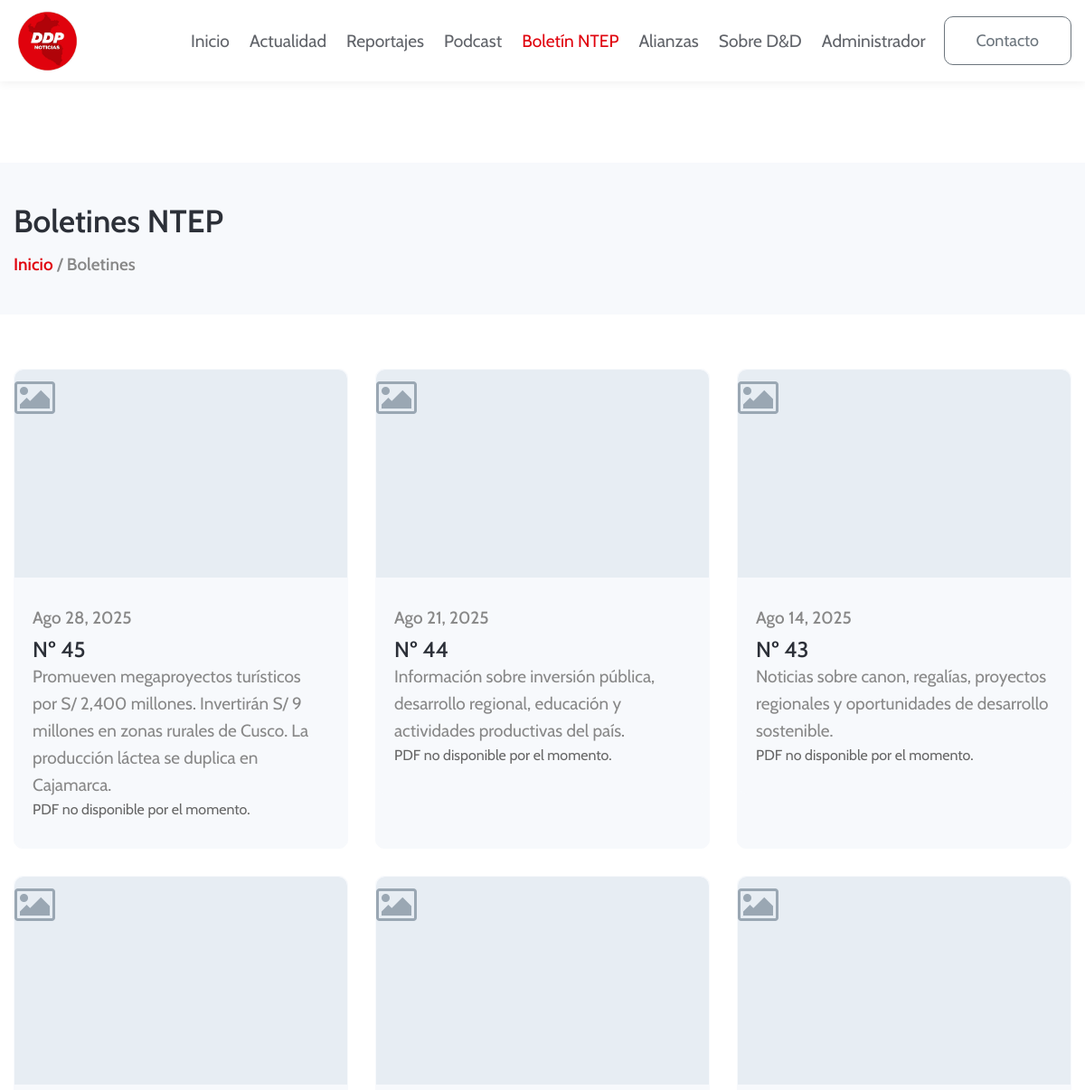
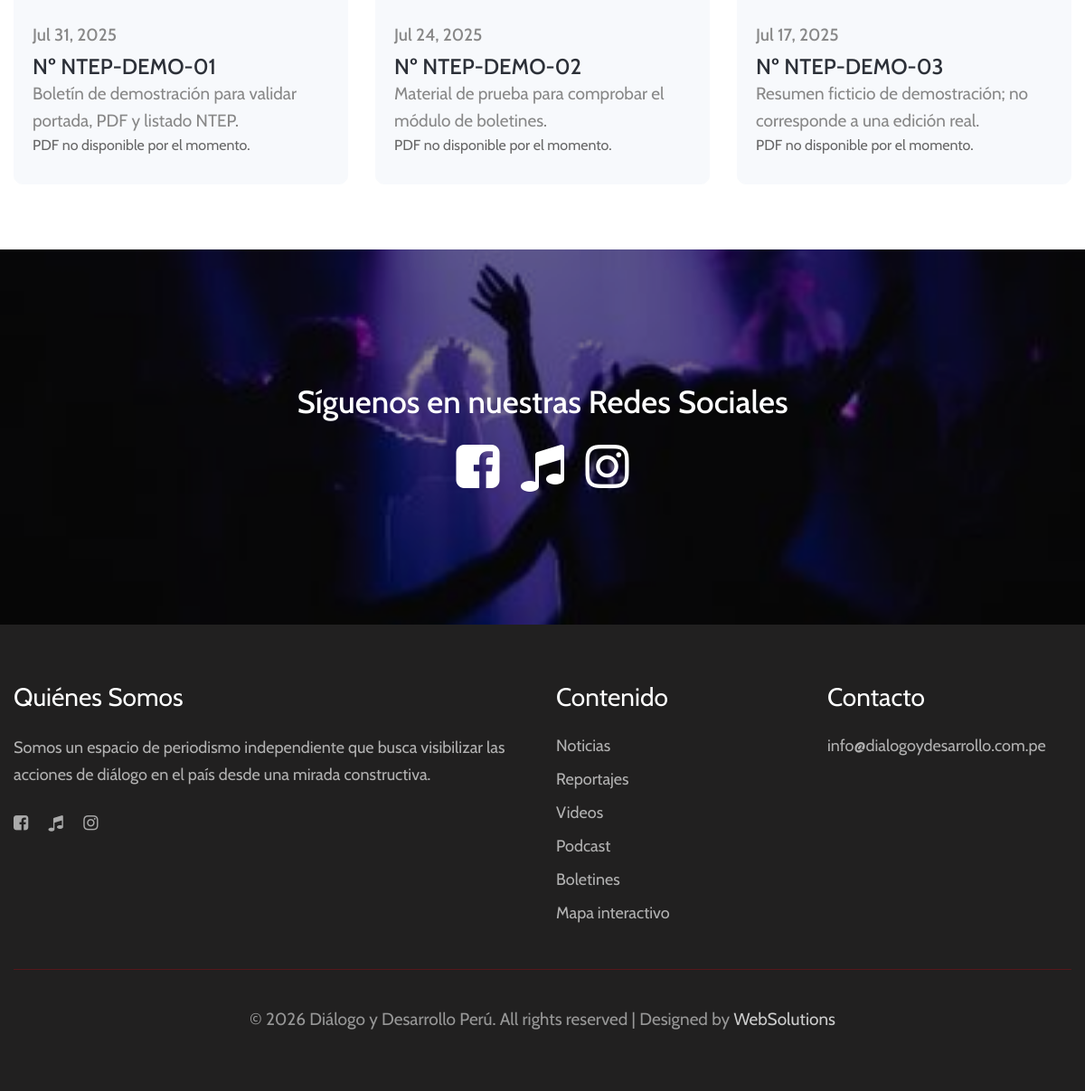
/boletines.php, run on the app's committed database (2 pictures, top to bottom).
### tables this page shows
CREATE TABLE `boletines` (
  `id` int(10) UNSIGNED NOT NULL,
  `numero_boletin` varchar(50) NOT NULL,
  `resumen` varchar(500) DEFAULT NULL,
  `foto_portada` varchar(255) DEFAULT NULL,
  `archivo_pdf` varchar(255) NOT NULL,
  `fecha_publicacion` date NOT NULL,
  `usuario_id` int(10) UNSIGNED NOT NULL
);

### public/boletines.php (the view, shortened to what this page needs)
<?php
require_once '../config/database.php';
require_once '../includes/helpers.php';
list($boletines, $pagina, $paginas) = obtenerPaginado(
    $conexion,
    'boletines',
    '1 = 1',
    'fecha_publicacion DESC',
    9
);
$pagina_activa = 'boletines';
require_once '../includes/header.php';
?>
<main class="pagina-interior">
    <section class="breadcrumb-area">
        <div class="contenedor">
            <h1>Boletines NTEP</h1>
            <p class="migas"><a href="index.php">Inicio</a> / Boletines</p>
        </div>
    </section>
    <section class="section-block">
        <div class="contenedor">
            <?php if ($boletines): ?>
                <div class="lista-reportajes tres-cols">
                    <?php foreach ($boletines as $boletin): ?>
                        <?php $pdfUrl = boletinPdfDisponible($boletin); ?>
                        <article class="tarjeta-reportaje">
                            <?php if ($pdfUrl !== ''): ?>
                            <a href="<?php echo e($pdfUrl); ?>" class="tarjeta-link" target="_blank" rel="noopener noreferrer">
                                <div class="tarjeta-imagen">
                                    <?php echo htmlImagen($boletin['foto_portada'], 'Boletín ' . $boletin['numero_boletin'], 'media-fit'); ?>
                                </div>
                                <div class="tarjeta-contenido">
                                    <p class="fecha"><?php echo e(formatearFecha($boletin['fecha_publicacion'])); ?></p>
                                    <h3><?php echo e(formatearNumeroBoletin($boletin['numero_boletin'])); ?></h3>
                                    <?php if (!empty($boletin['resumen'])): ?>
                                        <p><?php echo e($boletin['resumen']); ?></p>
                                    <?php endif; ?>
                                    <span class="btn-link">Ver boletín →</span>
                                </div>
                            </a>
                            <?php else: ?>
                                <div class="tarjeta-imagen">
                                    <?php echo htmlImagen($boletin['foto_portada'], 'Boletín ' . $boletin['numero_boletin'], 'media-fit'); ?>
                                </div>
                                <div class="tarjeta-contenido">
                                    <p class="fecha"><?php echo e(formatearFecha($boletin['fecha_publicacion'])); ?></p>
                                    <h3><?php echo e(formatearNumeroBoletin($boletin['numero_boletin'])); ?></h3>
                                    <?php if (!empty($boletin['resumen'])): ?>
                                        <p><?php echo e($boletin['resumen']); ?></p>
                                    <?php endif; ?>
                                    <span class="estado-vacio">PDF no disponible por el momento.</span>
                                </div>
                            <?php endif; ?>
                        </article>
                    <?php endforeach; ?>
                </div>
            <?php else: ?>
                <p class="estado-vacio">Aún no hay boletines. Agrégalos en la tabla boletines.</p>
            <?php endif; ?>
        </div>
    </section>
</main>
<?php require_once '../includes/footer.php'; ?>

### includes/header.php (shortened to what this page needs)
<?php
require_once __DIR__ . '/helpers.php';
$pagina_activa = $pagina_activa ?? 'inicio';
$logo_archivo = '';
foreach (['logo.png', 'logo.jpg', 'logo.jpeg', 'logo.webp'] as $logo_candidato) {
    if (file_exists(__DIR__ . '/../assets/img/' . $logo_candidato)) {
        $logo_archivo = $logo_candidato;
        break;
    }
}
$logo = $logo_archivo !== '';
$css_principal = __DIR__ . '/../assets/css/style.css';
$css_base = __DIR__ . '/../assets/css/style-starter.css';
$version_css_principal = file_exists($css_principal) ? filemtime($css_principal) : time();
$version_css_base = file_exists($css_base) ? filemtime($css_base) : $version_css_principal;
?>
<!doctype html>
<html lang="es">
<head>
    <link rel="stylesheet" href="../assets/css/style-starter.css?v=<?php echo (int) $version_css_base; ?>">
    <link rel="stylesheet" href="../assets/css/style.css?v=<?php echo (int) $version_css_principal; ?>">
</head>
<body>
<header id="site-header" class="fixed-top">
    <div class="container">
        <nav class="navbar navbar-expand-lg stroke">
            <a class="navbar-brand" href="index.php">
                <?php if ($logo): ?>
                    <img src="../assets/img/<?php echo e($logo_archivo); ?>" alt="Diálogo y Desarrollo Perú" title="Diálogo y Desarrollo Perú" style="height:75px;">
                <?php else: ?>
                    <span class="logo-fallback">DDP</span>
                <?php endif; ?>
            </a>
            <div class="collapse navbar-collapse" id="navbarTogglerDemo02">
                <ul class="navbar-nav ml-auto">
                    <li class="nav-item <?php echo $pagina_activa === 'inicio' ? 'active' : ''; ?>">
                        <a class="nav-link" href="index.php">Inicio</a>
                    </li>
                    <li class="nav-item <?php echo $pagina_activa === 'actualidad' ? 'active' : ''; ?>">
                        <a class="nav-link" href="noticias.php">Actualidad</a>
                    </li>
                    <li class="nav-item <?php echo $pagina_activa === 'reportajes' ? 'active' : ''; ?>">
                        <a class="nav-link" href="reportajes.php">Reportajes</a>
                    </li>
                    <li class="nav-item <?php echo $pagina_activa === 'podcasts' ? 'active' : ''; ?>">
                        <a class="nav-link" href="podcasts.php">Podcast</a>
                    </li>
                    <li class="nav-item <?php echo $pagina_activa === 'boletines' ? 'active' : ''; ?>">
                        <a class="nav-link" href="boletines.php">Boletín NTEP</a>
                    </li>
                    <li class="nav-item <?php echo $pagina_activa === 'alianzas' ? 'active' : ''; ?>">
                        <a class="nav-link" href="alianzas.php">Alianzas</a>
                    </li>
                    <li class="nav-item <?php echo $pagina_activa === 'sobre' ? 'active' : ''; ?>">
                        <a class="nav-link" href="sobre.php">Sobre D&amp;D</a>
                    </li>
                    <li class="nav-item <?php echo $pagina_activa === 'admin' ? 'active' : ''; ?>">
                        <a class="nav-link" href="admin/login.php">Administrador</a>
                    </li>
                    <li class="ml-lg-2 mt-lg-0 mt-3">
                        <a href="contacto.php" class="btn btn-style btn-outline-secondary">Contacto</a>
                    </li>
                </ul>
            </div>
        </nav>
    </div>
</header>

### includes/helpers.php (shortened to what this page needs)
<?php
function e($valor)
{
    return htmlspecialchars((string) $valor, ENT_QUOTES, 'UTF-8');
}
function formatearFecha($fecha)
{
    $meses = [
        1 => 'Ene', 2 => 'Feb', 3 => 'Mar', 4 => 'Abr',
        5 => 'May', 6 => 'Jun', 7 => 'Jul', 8 => 'Ago',
        9 => 'Set', 10 => 'Oct', 11 => 'Nov', 12 => 'Dic',
    ];
    $time = strtotime($fecha);
    $mes = $meses[(int) date('n', $time)] ?? date('M', $time);
    return $mes . ' ' . date('d, Y', $time);
}
function formatearNumeroBoletin($numero)
{
    $numero = trim((string) $numero);
    if (preg_match('/^(Nº|N°|No\.?)\s*/iu', $numero)) {
        return $numero;
    }
    return 'Nº ' . $numero;
}
function rutaFisicaMedia($ruta)
{
    return dirname(__DIR__) . DIRECTORY_SEPARATOR . str_replace(['/', '\\'], DIRECTORY_SEPARATOR, ltrim($ruta, '/'));
}
function mediaDisponible($ruta)
{
    $rutaFisica = rutaFisicaMedia($ruta);
    return $rutaFisica && is_file($rutaFisica);
}
function htmlImagen($ruta, $alt = '', $class = 'img-fluid')
{
    return '<div class="' . e($class) . ' img-placeholder" aria-hidden="true"></div>';
}
function obtenerPaginado(PDO $conexion, $tabla, $where, $orden, $porPagina = 9)
{
    $pagina = max(1, (int) filter_input(INPUT_GET, 'pagina', FILTER_VALIDATE_INT));
    $total = (int) $conexion->query("SELECT COUNT(*) FROM `{$tabla}` WHERE {$where}")->fetchColumn();
    $paginas = max(1, (int) ceil($total / $porPagina));
    $pagina = min($pagina, $paginas);
    $offset = ($pagina - 1) * $porPagina;
    $stmt = $conexion->prepare(
        "SELECT * FROM `{$tabla}` WHERE {$where} ORDER BY {$orden} LIMIT :limite OFFSET :offset"
    );
    $stmt->bindValue(':limite', $porPagina, PDO::PARAM_INT);
    $stmt->bindValue(':offset', $offset, PDO::PARAM_INT);
    $stmt->execute();
    return [$stmt->fetchAll(PDO::FETCH_ASSOC), $pagina, $paginas, $total];
}
function boletinPdfDisponible(array $boletin)
{
    $pdf = trim((string) ($boletin['archivo_pdf'] ?? ''));
    return mediaDisponible($pdf) ? rutaMedia($pdf) : '';
}

### includes/footer.php (shortened to what this page needs)
<div class="middle py-5">
    <div class="container py-xl-5 py-lg-3">
        <div class="welcome-left text-center py-md-5 py-3">
            <h3 class="title-big">Síguenos en nuestras Redes Sociales</h3>
            <div class="main-social-footer-29">
                <a target="_blank" rel="noreferrer" href="https://www.facebook.com/DialogoyDesarrolloPeru" class="facebook"><span class="fa fa-facebook-square fa-2x"></span></a>
                <a target="_blank" rel="noreferrer" href="https://www.tiktok.com/@dialogo.y.desarrollo" class="twitter"><span class="fa fa-music fa-2x"></span></a>
                <a target="_blank" rel="noreferrer" href="https://www.instagram.com/dialogo.y.desarrollo/" class="instagram"><span class="fa fa-instagram fa-2x"></span></a>
            </div>
        </div>
    </div>
</div>
<section class="w3l-footer-29-main py-5" id="footer">
    <div class="footer-29 py-md-3">
        <div class="container">
            <div class="row footer-top-29">
                <div class="col-lg-6 col-md-6 footer-list-29 footer-1">
                    <h6 class="footer-title-29">Quiénes Somos</h6>
                    <p>Somos un espacio de periodismo independiente que busca visibilizar las acciones de diálogo en el país desde una mirada constructiva.</p>
                    <div class="main-social-footer-29">
                        <a target="_blank" rel="noreferrer" href="https://www.facebook.com/DialogoyDesarrolloPeru" class="facebook"><span class="fa fa-facebook-square"></span></a>
                        <a target="_blank" rel="noreferrer" href="https://www.tiktok.com/@dialogo.y.desarrollo" class="twitter"><span class="fa fa-music"></span></a>
                        <a target="_blank" rel="noreferrer" href="https://www.instagram.com/dialogo.y.desarrollo/" class="instagram"><span class="fa fa-instagram"></span></a>
                    </div>
                </div>
                <div class="col-lg-3 col-md-6 footer-list-29 footer-2 mt-md-0 mt-5">
                    <ul>
                        <h6 class="footer-title-29">Contenido</h6>
                        <li><a href="noticias.php">Noticias</a></li>
                        <li><a href="reportajes.php">Reportajes</a></li>
                        <li><a href="videos.php">Videos</a></li>
                        <li><a href="podcasts.php">Podcast</a></li>
                        <li><a href="boletines.php">Boletines</a></li>
                        <li><a href="mapa.php">Mapa interactivo</a></li>
                    </ul>
                </div>
                <div class="col-lg-3 col-md-6 mt-lg-0 mt-5 footer-list-29 footer-3">
                    <div class="properties">
                        <h6 class="footer-title-29">Contacto</h6>
                        <ul>
                            <li><a href="mailto:info@dialogoydesarrollo.com.pe">info@dialogoydesarrollo.com.pe</a></li>
                        </ul>
                    </div>
                </div>
            </div>
            <div class="bottom-copies text-center">
                <p class="copy-footer-29">© <?php echo date('Y'); ?> Diálogo y Desarrollo Perú. All rights reserved | Designed by <a target="_blank" rel="noreferrer" href="https://www.wsperu.info">WebSolutions</a></p>
            </div>
        </div>
    </div>
</section>
</body>
</html>

### data on the page
boletines: fecha_publicacion "Ago 28, 2025", numero_boletin "Nº 45", resumen "Promueven megaproyectos turísticos por S/ 2,400 millones. Invertirán S/ 9 millones en zonas rurales de Cusco. La producción láctea se duplica en Cajamarca."
boletines: fecha_publicacion "Ago 21, 2025", numero_boletin "Nº 44", resumen "Información sobre inversión pública, desarrollo regional, educación y actividades productivas del país."
boletines: fecha_publicacion "Ago 14, 2025", numero_boletin "Nº 43", resumen "Noticias sobre canon, regalías, proyectos regionales y oportunidades de desarrollo sostenible."
boletines: fecha_publicacion "Jul 31, 2025", numero_boletin "Nº NTEP-DEMO-01", resumen "Boletín de demostración para validar portada, PDF y listado NTEP."
boletines: fecha_publicacion "Jul 24, 2025", numero_boletin "Nº NTEP-DEMO-02", resumen "Material de prueba para comprobar el módulo de boletines."
boletines: fecha_publicacion "Jul 17, 2025", numero_boletin "Nº NTEP-DEMO-03", resumen "Resumen ficticio de demostración; no corresponde a una edición real."
